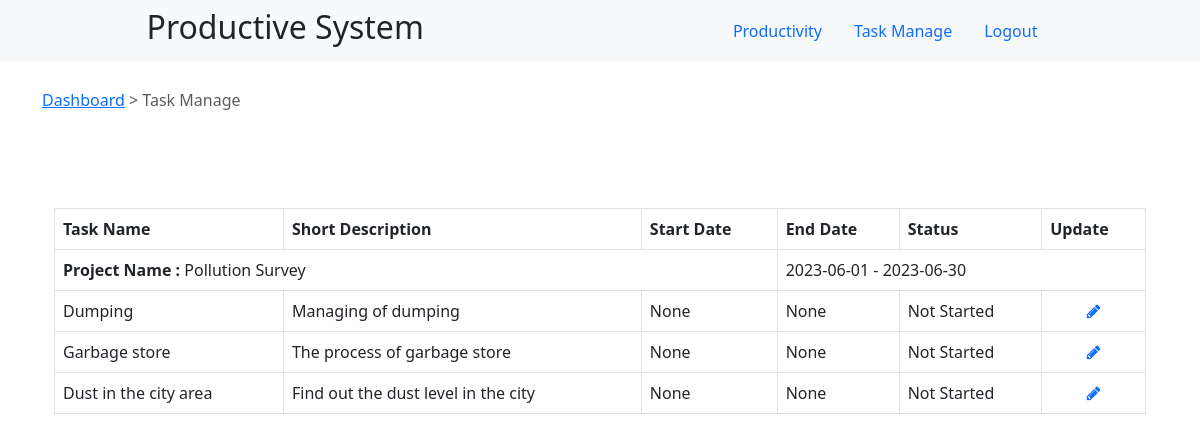
The app's page /dashboard/user-task-manage/ (signed in) with its own data.
### src/database/project.py (models this page shows, shortened)
class Project(db.Model):
    id              = db.Column(db.Integer, primary_key=True)
    project_name    = db.Column(db.String(120), nullable=False)
    short_desc      = db.Column(db.Text, nullable=True)
    start_date      = db.Column(db.String(40), nullable=True)
    end_date        = db.Column(db.String(40), nullable=True)
    status          = db.Column(db.Integer, default=0)
    task            = db.relationship(Task, backref="project")

### src/database/task.py (models this page shows, shortened)
class Task(db.Model):
    id              = db.Column(db.Integer, primary_key=True)
    user_id         = db.Column(db.Integer, db.ForeignKey('user.id'))
    project_id      = db.Column(db.Integer, db.ForeignKey('project.id'))
    task_name       = db.Column(db.String(120), nullable=False)
    short_desc      = db.Column(db.Text, nullable=True)
    start_date_time = db.Column(db.String, nullable=True)
    end_date_time   = db.Column(db.String, nullable=True)
    status          = db.Column(db.Integer, default=0)

### src/controllers/user_task_controller.py (the view)
    @app.route(url_prefix + '/')
    def user_task_detail():
        return view()

### src/controllers/user_task_controller.py (called while the page is built)
def user_task_page():
    @app.route(url_prefix + '/')
    def user_task_detail():
        return view()
    @app.route(url_prefix + '/edit/<int:id>')
    def user_task_edit(id):
        return edit(id)
    @app.route(url_prefix + '/update/<int:id>', methods=['POST', 'GET'])
    def user_task_update(id):
        return update(id)

### src/services/user_task_service.py (called while the page is built)
def view():
    user_id     = session['user_id']
    data        = Task.query.filter_by(user_id=user_id).all()
    users       = User.query.filter_by(id=user_id).all()
    projects    = Project.query.filter_by(status=2).all()
    if 'user' in session:
        return render_template("user-task-detail.html", data=data, users=users, projects=projects)
    else:
        return redirect( url_report )

### src/templates/user-task-detail.html (shortened to what this page needs)
{%extends "layout.html"%}
{%block content%}
<div class="btn-group">
    <a href="{{ url_for('productivity_detail') }}">Dashboard </a> &nbsp;
    <span class="text-muted"> > Task Manage</span>
</div>
<div class="container mt-5">
    <div class="row">
        <br/>
        <br/>
        <div class="col-sm-12">
            <table class="table table-bordered">
                <tr>
                    <th>Task Name</th>
                    <th>Short Description</th>
                    <th>Start Date</th>
                    <th>End Date</th>
                    <th>Status</th>
                    <th>Update</th>
                </tr>
                {% if (data|length) == 0 %}
                    <tr>
                        <td colspan="6" class="text-center">No Data Found</td>
                    </tr>
                {% else %}
                    {% for project in projects %}
                        <tr>
                            <td colspan="3"><b>Project Name : </b>{{ project['project_name'] }}</td>
                            <td colspan="3">{{ project['start_date'] }} - {{ project['end_date'] }}</td>
                        </tr>
                        {% for r in data %}
                            {% if r['user_id'] == session['user_id'] %}
                                {% if project['id'] == r['project_id'] %}
                                    <tr>
                                        <td>{{ r['task_name'] }}</td>
                                        <td>{{ r['short_desc'] }}</td>
                                        <td>{{ r['start_date_time'] }}</td>
                                        <td>{{ r['end_date_time'] }}</td>
                                        <td>
                                            {% if r['status'] == 0 %}
                                                Not Started
                                            {% elif r['status'] == 1 %}
                                                Started
                                            {% elif r['status'] == 2 %}
                                                On Going
                                            {% elif r['status'] == 3 %}
                                                Completed
                                            {% else %}
                                                Left
                                            {% endif %}
                                        </td>
                                        {% if r['status'] == 3 %}
                                            <td class="text-center"><i class="fa fa-times-circle-o"></i></td>
                                        {% else %}
                                            <td class="text-center"><a href="edit/{{ r['id'] }}"><i class="fa fa-pencil"></i></a></td>
                                        {% endif %}
                                    </tr>
                                {% endif %}
                            {% endif %}
                        {% endfor %}
                    {% endfor %}
                {% endif %}
            </table>
        </div>
    </div>
</div>
{%endblock%}

### src/static/css/main.css (style rules this page uses)
* { margin: auto; padding: 0; }

### records on screen
Project: project_name "Pollution Survey", start_date "2023-06-01", end_date "2023-06-30"
Task: task_name "Dumping", short_desc "Managing of dumping", start_date_time "None", end_date_time "None", status "Not Started"
Task: task_name "Garbage store", short_desc "The process of garbage store", start_date_time "None", end_date_time "None", status "Not Started"
Task: task_name "Dust in the city area", short_desc "Find out the dust level in the city", start_date_time "None", end_date_time "None", status "Not Started"
